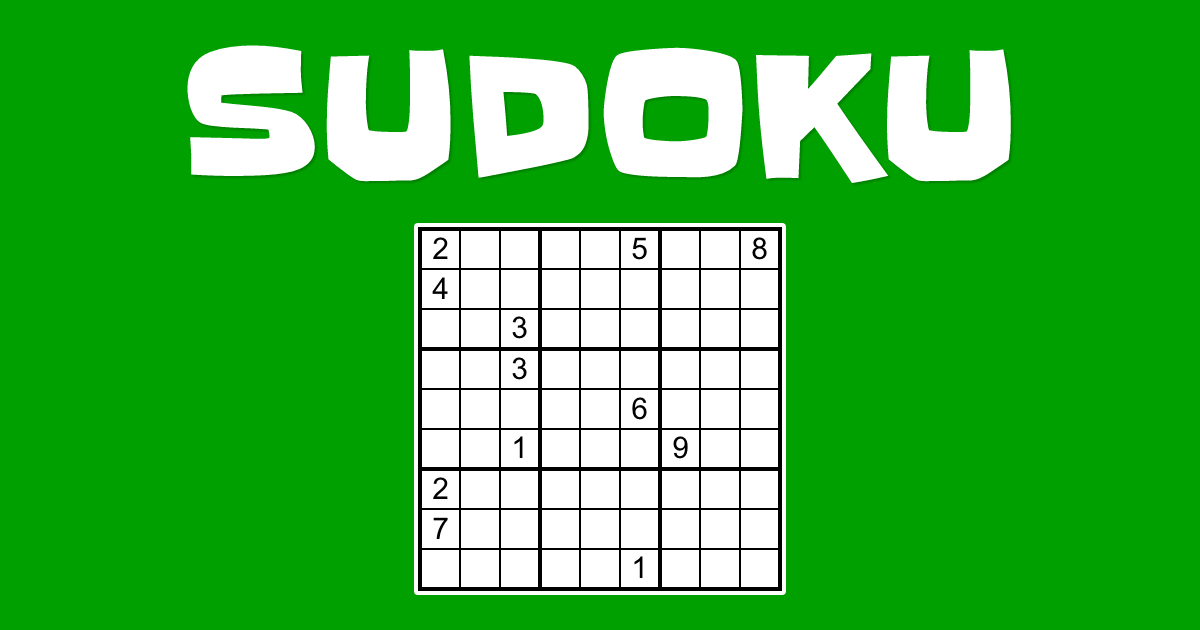
#> input picture slike/sudoku-logo.png, 1200 x 630 px, found by its file name
$ python sud.py   (older library calls are emulated)
#> lines starting #> are read from the running program, lines starting #| are printed output that depends on the picture; after the words box and inside, x2 and y2 are one past the last pixel; in counts of white or black regions, pixels touching at a corner belong together
### fun_slike.py
import cv2
import numpy as np
from PIL import Image
from PIL import ImageFont
from PIL import ImageDraw


def prikaziSliku(img):
    cv2.imshow('image', img)
    cv2.waitKey(0)
    cv2.destroyAllWindows()


def ucitajSliku(putanja):
    img = cv2.imread(putanja)   #ucita sliku sa prosledjene putanje
    # bluruje sliku - bude onako smooth mutna
    img = cv2.GaussianBlur(img, (5, 5), 0)
    # menja RGB u BGR i postaje crno-bela slika
    gray = cv2.cvtColor(img, cv2.COLOR_BGR2GRAY)
    # kreira masku - niz koji je dimenzija crno bele slike
    mask = np.zeros((gray.shape), np.uint8)
    # pretstavlja elipse na osnovu kojih se detektuju oblasti
    kernel1 = cv2.getStructuringElement(cv2.MORPH_ELLIPSE, (11, 11))
    # detektuje one "izrazenije" oblasti koje su se odredile na osnovu kernela
    # i uklanja sumove
    close = cv2.morphologyEx(gray, cv2.MORPH_CLOSE, kernel1)
    # slika postaje crno bela bez nijansi sive
    div = np.float32(gray) / (close)
    res = np.uint8(cv2.normalize(div, div, 0, 255, cv2.NORM_MINMAX))
    # treba jos obraditi sliku pa vracamo i res i res2, zato vracamo res2 a res jos obradjujemo
    res2 = cv2.cvtColor(res, cv2.COLOR_GRAY2BGR)
    resNovi = izolujMatricu(res, mask)

    return resNovi,res2

def izolujMatricu(res, mask):
    # konvertuje sve u crno belo za lakse izolovanje
    # brojevi 0,1,201 i 2 su eksperimentalno dobijeni
    thresh = cv2.adaptiveThreshold(res, 255, 0, 1, 201, 2)
    # pronalazi sve konture u obliku cetvorougla
    # smesta u pomenljivu contours, a ove prazne promenljive
    # su tu zato sto funkcija fintContours mora da ima 3 izlaza
    # i smesta u srednju promenljivu
    _, contours, _ = cv2.findContours(thresh, cv2.RETR_EXTERNAL, cv2.CHAIN_APPROX_SIMPLE)

    # pretpostavka : najveci kvadrat na slici pretstavlja sudoku matricu
    max_area = 0
    best_cnt = None
    for cnt in contours:
        # pretrazuje i gleda svaku konturu posebno
        area = cv2.contourArea(cnt)
        # pretpostavka da ce matrica da zauzima veci deo slike
        if area > 1000:
            if area > max_area:
                max_area = area
                best_cnt = cnt

    # crta konture : na masku(crnu pozadinu) stavlja najveci kvadrat koji je preuzet
    # prvi parametar je izvorna slika, drugi parametar pretstavlja konture koje se iscrtavaju
    # treci je index konture (posto imamo samo jednu, prosledjuje se 0 (da zelimo iscrtati sve konture
    #   stavi se -1)
    # ovo ostalo treba da su za boje i to, ne radi kad se unese nesto drugo od 255 i -1
    cv2.drawContours(mask, [best_cnt], 0, 255, -1)

    # u masci se nalazi beli cetvorougao koji je dimenzija sudoku matrice
    # potrebno je samo jos sa AND operacijom da se puste res i mask i kao rezultat
    #   se izbacuje izdvojena sudoku matrica sa slike na crnoj pozadini
    res = cv2.bitwise_and(res, mask)
    return  res


def detekcijaHorizontalnihLinija(res):
    kernelx = cv2.getStructuringElement(cv2.MORPH_RECT, (2, 5))

    dx = cv2.Sobel(res, cv2.CV_16S, 1, 0)
    dx = cv2.convertScaleAbs(dx)
    cv2.normalize(dx, dx, 0, 255, cv2.NORM_MINMAX)
    ret, close = cv2.threshold(dx, 0, 255, cv2.THRESH_BINARY + cv2.THRESH_OTSU)
    close = cv2.morphologyEx(close, cv2.MORPH_DILATE, kernelx, iterations=1)

    _, contour, hierarch = cv2.findContours(close, cv2.RETR_EXTERNAL, cv2.CHAIN_APPROX_SIMPLE)
    for cnt in contour:
        x, y, w, h = cv2.boundingRect(cnt)
        if h / w > 5:
            cv2.drawContours(close, [cnt], 0, 255, -1)
        else:
            cv2.drawContours(close, [cnt], 0, 0, -1)
    close = cv2.morphologyEx(close, cv2.MORPH_CLOSE, None, iterations=2)
    closex = close.copy()
    return closex

def detekcijaVertikalnihLinija(res):
    kernely = cv2.getStructuringElement(cv2.MORPH_RECT, (7, 1))
    dy = cv2.Sobel(res, cv2.CV_16S, 0, 2)
    dy = cv2.convertScaleAbs(dy)
    cv2.normalize(dy, dy, 0, 255, cv2.NORM_MINMAX)
    ret, close = cv2.threshold(dy, 0, 255, cv2.THRESH_BINARY + cv2.THRESH_OTSU)
    close = cv2.morphologyEx(close, cv2.MORPH_DILATE, kernely)

    _, contour, hierarch = cv2.findContours(close, cv2.RETR_EXTERNAL, cv2.CHAIN_APPROX_SIMPLE)
    for cnt in contour:
        x, y, w, h = cv2.boundingRect(cnt)
        if w / h > 5:
            cv2.drawContours(close, [cnt], 0, 255, -1)
        else:
            cv2.drawContours(close, [cnt], 0, 0, -1)

    close = cv2.morphologyEx(close, cv2.MORPH_DILATE, None, iterations=2)
    closey = close.copy()
    return closey

def dodajKoordinatePreseka(res,img):
    i = 0
    _, contour, hierarch = cv2.findContours(res, cv2.RETR_EXTERNAL, cv2.CHAIN_APPROX_SIMPLE)
    centroids = []
    for cnt in contour:
        mom = cv2.moments(cnt)
        (x, y) = int(mom['m10'] / mom['m00']), int(mom['m01'] / mom['m00'])
        cv2.circle(img, (x, y), 5, (0, 255, 0), -1)
        centroids.append((x, y))
    return centroids


def setuj_i_sortiraj(centroids):
    centroids = np.array(centroids, dtype=np.float32)
    centri = centroids.reshape((100, 2))
    sortirani_centri = centri[np.argsort(centri[:, 1])]

    stekovani = np.vstack([sortirani_centri[i * 10:(i + 1) * 10][np.argsort(sortirani_centri[i * 10:(i + 1) * 10, 0])] for i in range(10)])
    stekovani_r = stekovani.reshape((10, 10, 2))
    return stekovani_r,stekovani

def kreirajMatricu(b,bm,res2):
    niz = []
    output = np.zeros((450, 450, 3), np.uint8)
    for i, j in enumerate(b):
       # pred_int("j = ",j)
        red_i = i // 10
        kolona_i = i % 10
        #pred_int('int(red_i) = ',int(red_i))
        #pred_int(kolona_i)
        if kolona_i != 9 and red_i != 9:
            src = bm[red_i:red_i + 2, kolona_i:kolona_i + 2].reshape((4, 2))
            #pred_int(i, '\n', src)
            dst = np.array([[kolona_i * 50, red_i * 50], [(kolona_i + 1) * 50 - 1, red_i * 50], [kolona_i * 50, (red_i + 1) * 50 - 1],
                            [(kolona_i + 1) * 50 - 1, (red_i + 1) * 50 - 1]], np.float32)
            retval = cv2.getPerspectiveTransform(src, dst)
            warp = cv2.warpPerspective(res2, retval, (450, 450))
            output[int(red_i) * 50:(int(red_i) + 1) * 50 - 1, int(kolona_i) * 50:(int(kolona_i) + 1) * 50 - 1] = warp[int(red_i) * 50:(int(red_i) + 1) * 50 - 1,
                                                                           int(kolona_i) * 50:(int(kolona_i) + 1) * 50 - 1].copy()
            niz.append(warp[int(red_i) * 50:(int(red_i) + 1) * 50 - 1,int(kolona_i) * 50:(int(kolona_i) + 1) * 50 - 1].copy())
            #pred_ikaziSliku(output)
    return output,niz


def razbiSlikuNaKvadrate(img):
    # Creates a list containing 9 lists, each of 9 items, all set to 0
    w, h = 9, 9;
    Matrix = [[0 for x in range(w)] for y in range(h)]
    img = cv2.cvtColor(img, cv2.COLOR_BGR2GRAY)
    for i in range(0, 9):
        for j in range(0, 9):
            img_crop = img[i*50:(i+1)*50, j*50:(j+1)*50]
            #img_crop = resize_region(img_crop)
            Matrix[i][j] = img_crop

    return Matrix

# [15 lines left out: function iscrtajBrojeveNaSliku, not called in this run]

### sud.py
import cv2
import fun_slike
import sudoku
from keras.models import model_from_json
import numpy as np
import fun_NM


putanja = 'slike\\sudoku-logo.png'
img = cv2.imread(putanja)
#> img is the input picture: shape (630, 1200, 3); mean B, G, R 63.2, 178.9, 63.2
res,res2 = fun_slike.ucitajSliku(putanja)
#> in ucitajSliku, `div = np.float32(gray) / (close)`:
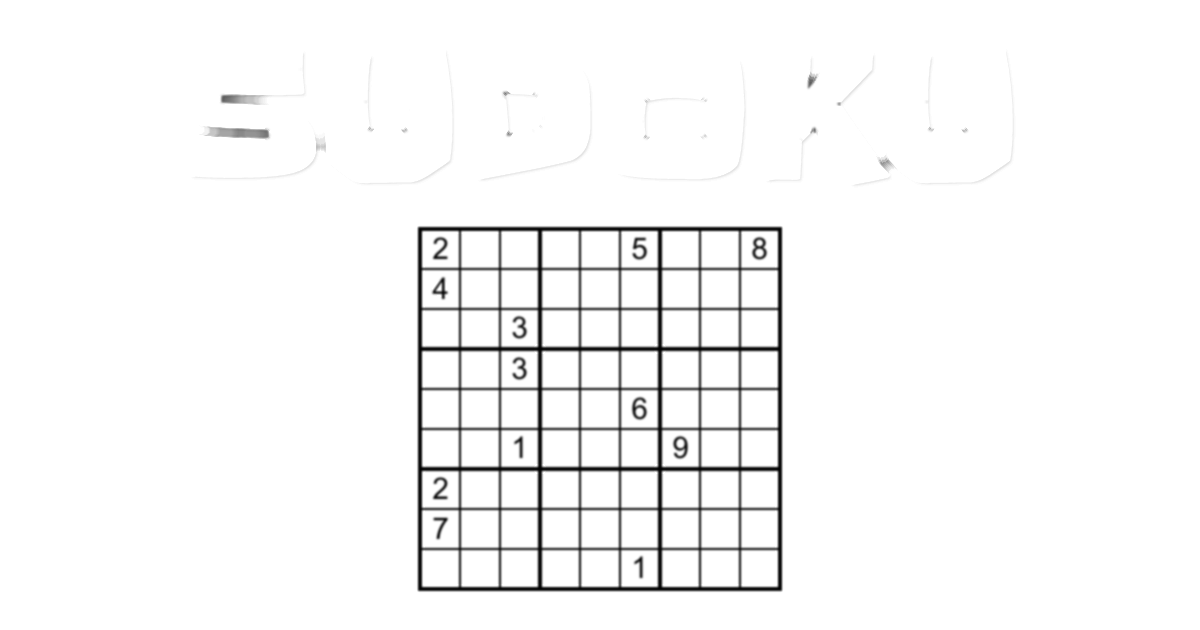
#> div: shape (630, 1200) float32; min 0.00408, max 1, mean 0.972
#> in izolujMatricu, `thresh = cv2.adaptiveThreshold(res, 255, 0, 1, 201, 2)`:
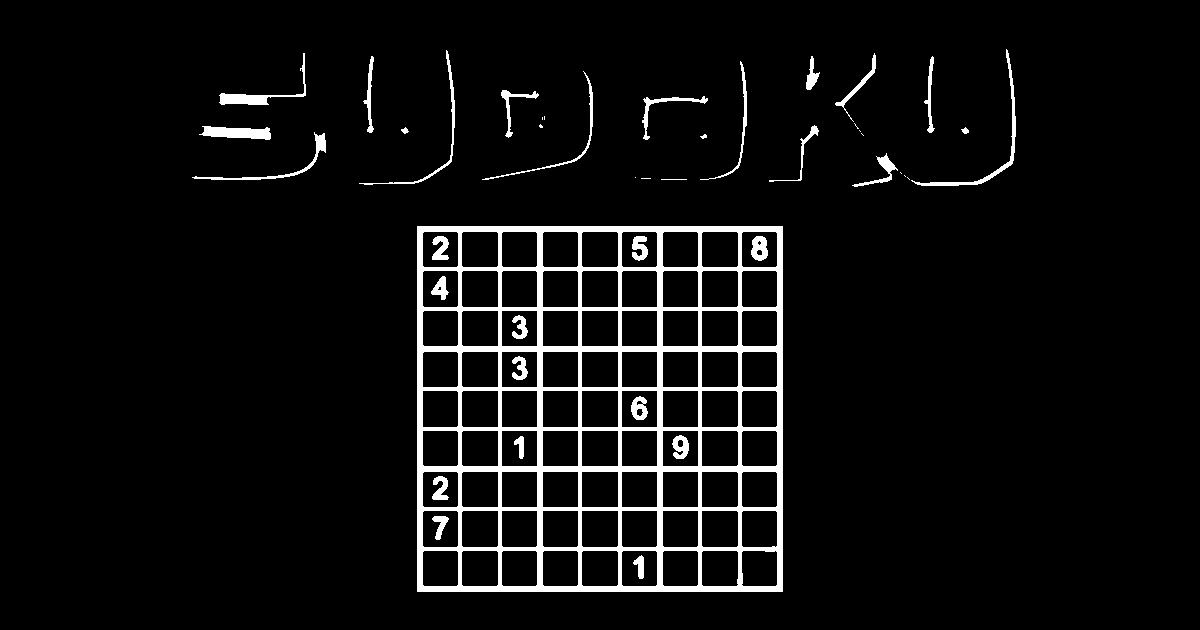
#> thresh: shape (630, 1200); 5.6% white; 43 white regions (11 under 20 px)
#> in izolujMatricu, `_, contours, _ = cv2.findContours(thresh, cv2.RETR_EXTERNAL, cv2.CHAIN..`: contours = 31 contours, 13 with area under 20; largest, box (x1, y1, x2, y2) and area: (417, 226, 783, 592) 133225, (199, 126, 271, 140) 606, (911, 49, 1016, 186) 550, (219, 53, 306, 105) 526, (192, 132, 326, 180) 380
#> the loop in izolujMatricu, `for cnt in contours:` made 31 passes
#> (area, max_area, best_cnt) on pass 1: (133225, 133225, [[417, 226], [417, 591], [782, 591], [782, 226]])
#> after the loop in izolujMatricu, `for cnt in contours:`: max_area = 133225
#fun_slike.prikaziSliku(res)

closex = fun_slike.detekcijaHorizontalnihLinija(res)
#> in detekcijaHorizontalnihLinija, `ret, close = cv2.threshold(dx, 0, 255, cv2.THRESH_BINARY + cv2.THRESH_..`: ret = 125
#> in detekcijaHorizontalnihLinija, `_, contour, hierarch = cv2.findContours(close, cv2.RETR_EXTERNAL, cv2...`: contour = 23 contours; largest, box (x1, y1, x2, y2) and area: (776, 223, 785, 595) 2924, (416, 223, 425, 595) 2924, (656, 228, 665, 590) 2884, (536, 228, 545, 590) 2884, (737, 228, 744, 590) 2162
#> the loop in detekcijaHorizontalnihLinija, `for cnt in contour:` made 23 passes
#> (x, y, w, h) on passes 1 to 8: (632, 554, 14, 27), (435, 515, 16, 27), (432, 515, 5, 8), (431, 475, 19, 27), (671, 434, 20, 27), (512, 434, 14, 27), (630, 395, 20, 27), (511, 355, 19, 27)
#> after the loop in detekcijaHorizontalnihLinija, `for cnt in contour:`:
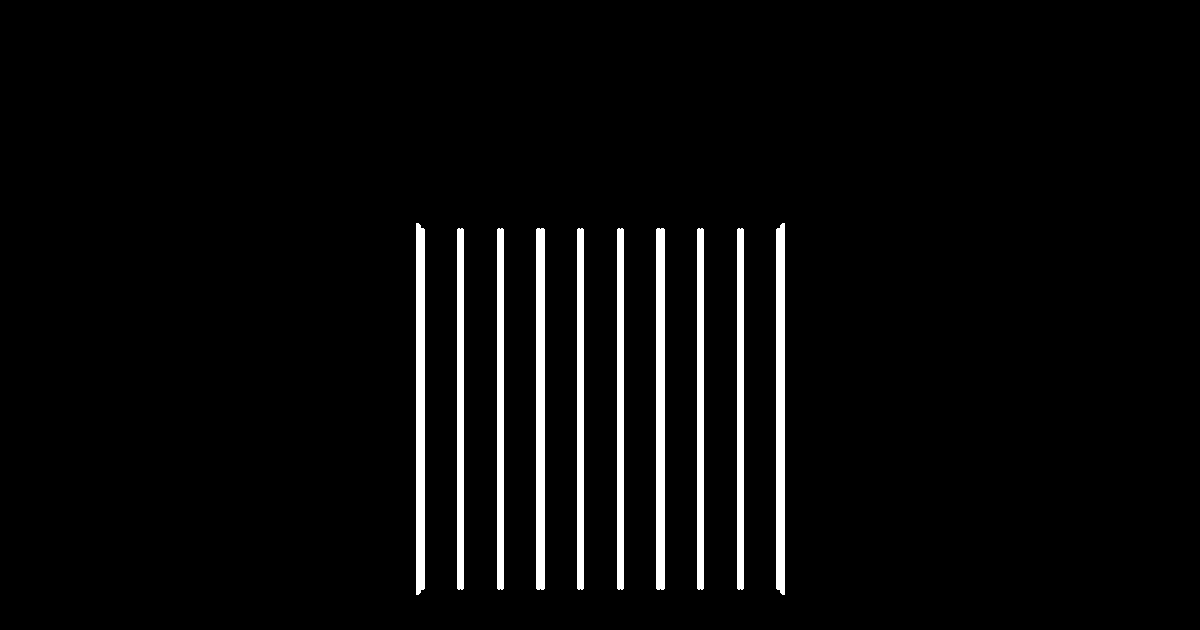
#> close: shape (630, 1200); 3.7% white; 10 white regions, largest, box (x1, y1, x2, y2) and area: (416, 223, 425, 595) 3300, (776, 223, 785, 595) 3300, (536, 228, 545, 590) 3252
#slike_fun.prikaziSliku(closex)

closey = fun_slike.detekcijaVertikalnihLinija(res)
#> in detekcijaVertikalnihLinija, `dy = cv2.Sobel(res, cv2.CV_16S, 0, 2)`:
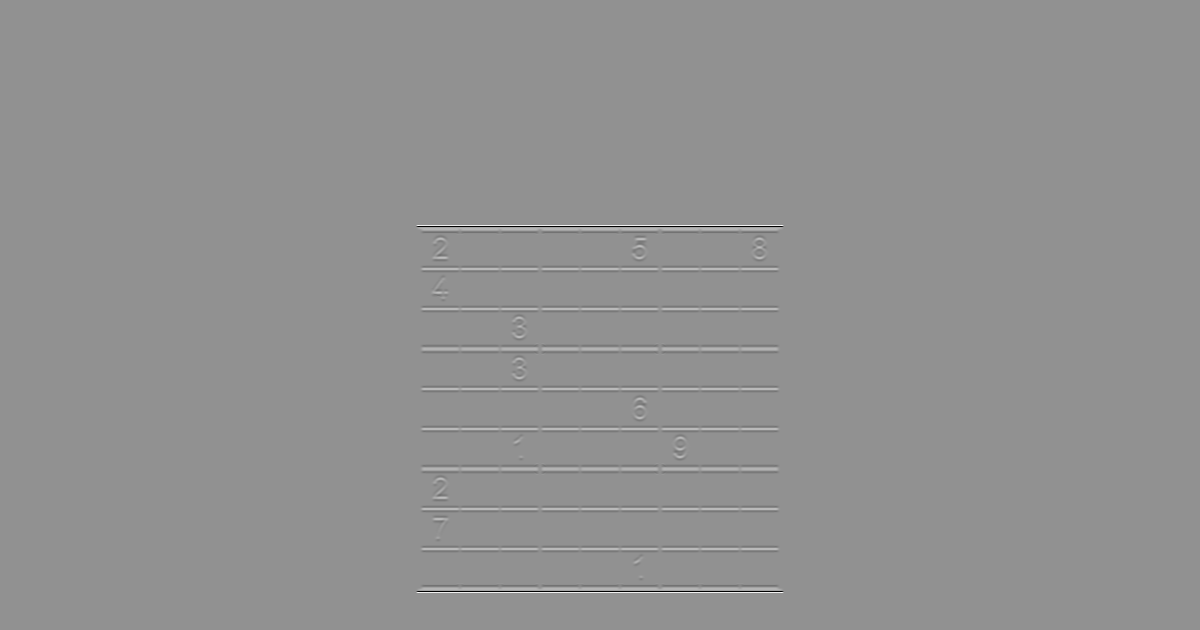
#> dy: shape (630, 1200) int16; min -1120, max 840, mean 0; drawn with min black and max white
#> in detekcijaVertikalnihLinija, `ret, close = cv2.threshold(dy, 0, 255, cv2.THRESH_BINARY + cv2.THRESH_..`: ret = 99
#> in detekcijaVertikalnihLinija, `_, contour, hierarch = cv2.findContours(close, cv2.RETR_EXTERNAL, cv2...`: contour = 61 contours, 30 with area under 20; largest, box (x1, y1, x2, y2) and area: (413, 585, 787, 593) 2552, (413, 225, 787, 233) 2552, (419, 465, 781, 473) 2519, (419, 345, 781, 353) 2519, (418, 548, 782, 550) 363
#> the loop in detekcijaVertikalnihLinija, `for cnt in contour:` made 61 passes
#> (cnt, x, y, w, h) on passes 2, 3, 5, 6, 7, 8: ([[637, 579], [644, 579]], 637, 579, 8, 1), ([[637, 576], [644, 576]], 637, 576, 8, 1), ([[637, 555], [644, 555]], 637, 555, 8, 1), ([[419, 551], [780, 551]], 419, 551, 362, 1), ([[418, 548], [418, 549], [781, 549], [781, 548]], 418, 548, 364, 2), ([[419, 546], [780, 546]], 419, 546, 362, 1)
#> after the loop in detekcijaVertikalnihLinija, `for cnt in contour:`:
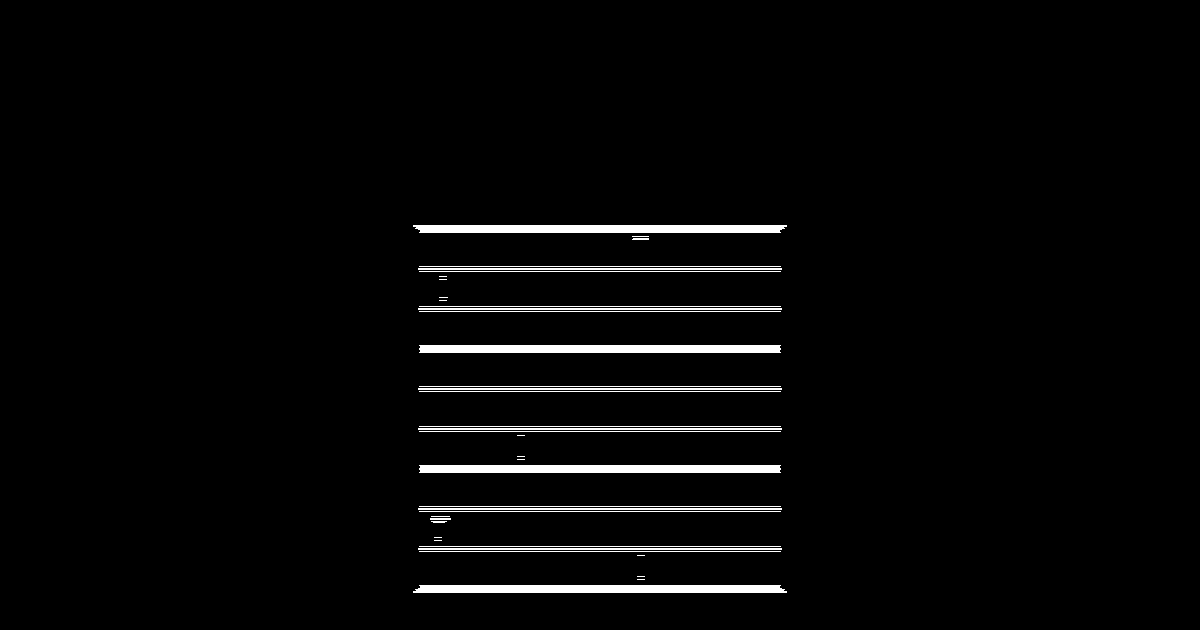
#> close: shape (630, 1200); 2.7% white; 39 white regions (14 under 20 px), largest, box (x1, y1, x2, y2) and area: (413, 225, 787, 233) 2932, (413, 585, 787, 593) 2932, (419, 345, 781, 353) 2888
#slike_fun.prikaziSliku(closey)

#pravi presek
res = cv2.bitwise_and(closex,closey)
#> res: shape (630, 1200); 0.99% white; 100 white regions
#slike_fun.prikaziSliku(res)


centroids = fun_slike.dodajKoordinatePreseka(res,img)
#> in dodajKoordinatePreseka, `_, contour, hierarch = cv2.findContours(res, cv2.RETR_EXTERNAL, cv2.CH..`: contour = 100 contours; largest, box (x1, y1, x2, y2) and area: (656, 463, 665, 475) 88, (536, 463, 545, 475) 88, (656, 343, 665, 355) 88, (536, 343, 545, 355) 88, (417, 463, 425, 475) 77
#> the loop in dodajKoordinatePreseka, `for cnt in contour:` made 100 passes
#> (cnt, x, y) on passes 12 to 18: ([[737, 544], [737, 553], [743, 553], [743, 544]], 740, 548), ([[697, 544], [697, 553], [703, 553], [703, 544]], 700, 548), ([[656, 544], [656, 553], [664, 553], [664, 544]], 660, 548), ([[617, 544], [617, 553], [623, 553], [623, 544]], 620, 548), ([[577, 544], [577, 553], [583, 553], [583, 544]], 580, 548), ([[536, 544], [536, 553], [544, 553], [544, 544]], 540, 548), ([[497, 544], [497, 553], [503, 553], [503, 544]], 500, 548)
#> after the loop in dodajKoordinatePreseka, `for cnt in contour:`: centroids = 100 pairs, first value 419 to 780, second value 229 to 587
#slike_fun.prikaziSliku(img)

stekovani_r,stekovani = fun_slike.setuj_i_sortiraj(centroids)
#> in setuj_i_sortiraj, `centri = centroids.reshape((100, 2))`: centri has the same summary as centroids in dodajKoordinatePreseka
#> in setuj_i_sortiraj, `sortirani_centri = centri[np.argsort(centri[:, 1])]`: sortirani_centri has the same summary as centroids in dodajKoordinatePreseka
#> in setuj_i_sortiraj, `stekovani = np.vstack([sortirani_centri[i * 10:(i + 1) * 10][np.argsor..`: stekovani has the same summary as centroids in dodajKoordinatePreseka
#> stekovani has the same summary as centroids in dodajKoordinatePreseka

output,niz = fun_slike.kreirajMatricu(stekovani,stekovani_r,res2)
#> the loop in kreirajMatricu, `for i, j in enumerate(b): # pred_int("j = ",j)` made 100 passes
#> (red_i, kolona_i, src, dst, retval) on pass 35: (3, 4, [[580, 348], [620, 348], [580, 388], [620, 388]], [[200, 150], [249, 150], [200, 199], [249, 199]], [[1.22, 0, -510.5], [7.33e-16, 1.23, -276.3], [0, 0, 1]])
#> pass 1, in kreirajMatricu, `warp = cv2.warpPerspective(res2, retval, (450, 450))`:
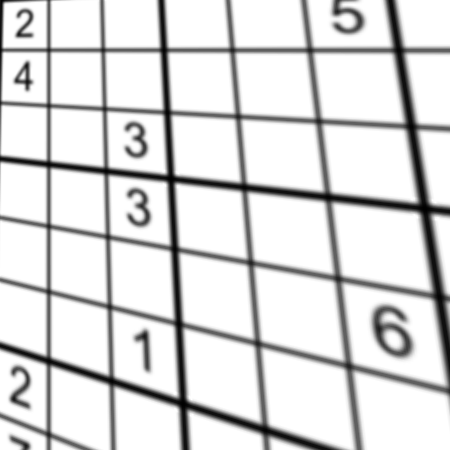
#> warp: shape (450, 450, 3); min 0, max 255, mean 219.3
#> after the loop in kreirajMatricu, `for i, j in enumerate(b):`:
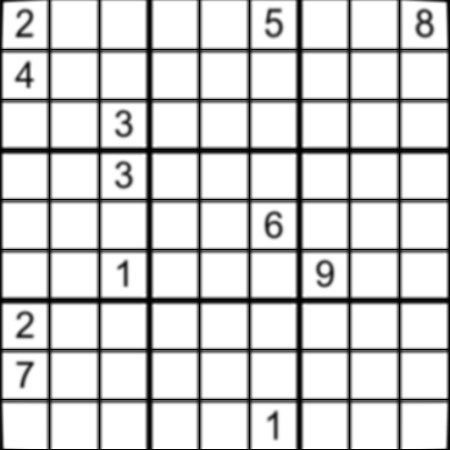
#> output: shape (450, 450, 3); min 0, max 255, mean 212.8
fun_slike.prikaziSliku(output)

########################################################
deloviSlike = fun_slike.razbiSlikuNaKvadrate(output)
#for i in range(0, 9):
   # for j in range(0, 9):
        #fun_slike.prikaziSliku(deloviSlike[i][j])

json_file = open('model.json', 'r')
#> (reads model.json from the repository)
loaded_model_json = json_file.read()
json_file.close()
#> (the run stopped early here; a loop or call above may not have finished)
